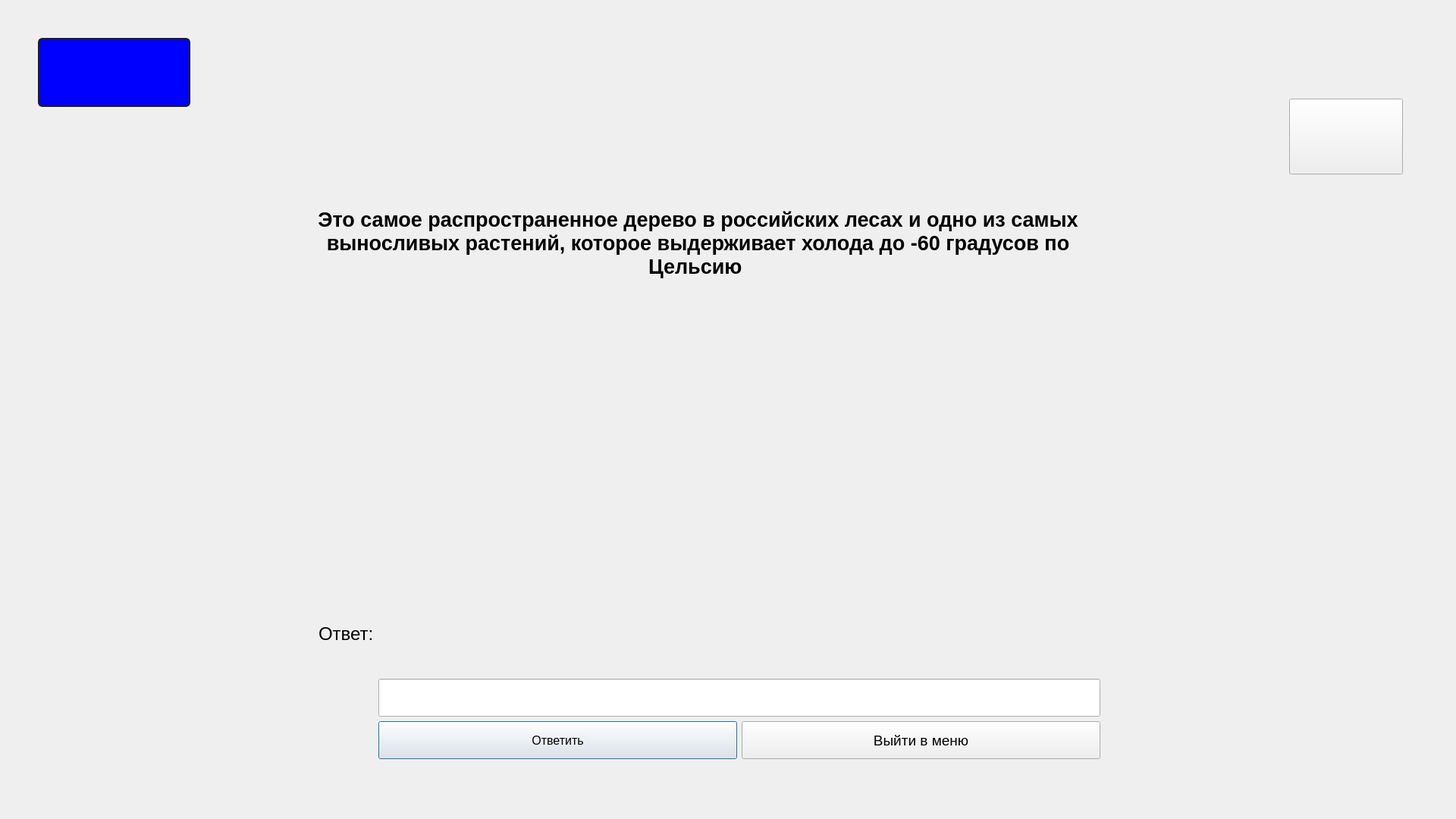
<?xml version="1.0" encoding="UTF-8"?>
<ui version="4.0">
 <class>window232</class>
 <widget class="QDialog" name="window232">
  <property name="geometry">
   <rect>
    <x>0</x>
    <y>0</y>
    <width>1920</width>
    <height>1080</height>
   </rect>
  </property>
  <property name="windowTitle">
   <string>Dialog</string>
  </property>
  <widget class="QLabel" name="label_score">
   <property name="geometry">
    <rect>
     <x>50</x>
     <y>50</y>
     <width>201</width>
     <height>91</height>
    </rect>
   </property>
   <property name="styleSheet">
    <string notr="true">QLabel
{
font-weight: bold;
    color: yellow;
    background-color: blue;
    border-width: 2px;
    border-color: #1e1e1e;
    border-style: solid;
    border-radius: 6;
    padding: 3px;
    font-size: 40px;
    padding-left: 5px;
    padding-right: 5px;
}

QPushButton:pressed
{
    background-color: QLinearGradient( x1: 0, y1: 0, x2: 0, y2: 1, stop: 0 #2d2d2d, stop: 0.1 #2b2b2b, stop: 0.5 #292929, stop: 0.9 #282828, stop: 1 #252525);
}

QPushButton:hover
{
    border: 2px solid QLinearGradient( x1: 0, y1: 0, x2: 0, y2: 1, stop: 0 #ffa02f, stop: 1 #d7801a);
}

QPushButton:focus {
    border-color: yellow;
   outline: none;
}</string>
   </property>
   <property name="text">
    <string/>
   </property>
  </widget>
  <widget class="QStackedWidget" name="stackedWidget">
   <property name="geometry">
    <rect>
     <x>-50</x>
     <y>120</y>
     <width>1920</width>
     <height>1080</height>
    </rect>
   </property>
   <property name="currentIndex">
    <number>0</number>
   </property>
   <widget class="QWidget" name="page">
    <widget class="QLabel" name="label">
     <property name="geometry">
      <rect>
       <x>440</x>
       <y>10</y>
       <width>1061</width>
       <height>381</height>
      </rect>
     </property>
     <property name="font">
      <font>
       <pointsize>20</pointsize>
       <weight>75</weight>
       <bold>true</bold>
      </font>
     </property>
     <property name="text">
      <string>Это самое распространенное дерево в российских лесах и одно из самых выносливых растений, которое выдерживает холода до -60 градусов по Цельсию </string>
     </property>
     <property name="textFormat">
      <enum>Qt::AutoText</enum>
     </property>
     <property name="scaledContents">
      <bool>false</bool>
     </property>
     <property name="alignment">
      <set>Qt::AlignCenter</set>
     </property>
     <property name="wordWrap">
      <bool>true</bool>
     </property>
    </widget>
    <widget class="QWidget" name="layoutWidget">
     <property name="geometry">
      <rect>
       <x>470</x>
       <y>550</y>
       <width>1031</width>
       <height>331</height>
      </rect>
     </property>
     <layout class="QHBoxLayout" name="horizontalLayout_2">
      <item>
       <widget class="QLabel" name="label_4">
        <property name="minimumSize">
         <size>
          <width>0</width>
          <height>100</height>
         </size>
        </property>
        <property name="font">
         <font>
          <pointsize>18</pointsize>
         </font>
        </property>
        <property name="text">
         <string>Ответ:</string>
        </property>
       </widget>
      </item>
      <item>
       <layout class="QVBoxLayout" name="verticalLayout">
        <item>
         <widget class="QLabel" name="label_result">
          <property name="minimumSize">
           <size>
            <width>0</width>
            <height>200</height>
           </size>
          </property>
          <property name="font">
           <font>
            <pointsize>30</pointsize>
            <weight>75</weight>
            <bold>true</bold>
           </font>
          </property>
          <property name="styleSheet">
           <string notr="true"/>
          </property>
          <property name="text">
           <string/>
          </property>
         </widget>
        </item>
        <item>
         <widget class="QLineEdit" name="lineEdit_answer">
          <property name="minimumSize">
           <size>
            <width>0</width>
            <height>50</height>
           </size>
          </property>
          <property name="font">
           <font>
            <pointsize>20</pointsize>
            <weight>75</weight>
            <bold>true</bold>
           </font>
          </property>
          <property name="text">
           <string/>
          </property>
         </widget>
        </item>
        <item>
         <layout class="QHBoxLayout" name="horizontalLayout">
          <item>
           <widget class="QPushButton" name="pushButton_answer">
            <property name="enabled">
             <bool>true</bool>
            </property>
            <property name="minimumSize">
             <size>
              <width>0</width>
              <height>50</height>
             </size>
            </property>
            <property name="font">
             <font>
              <pointsize>12</pointsize>
             </font>
            </property>
            <property name="text">
             <string>Ответить</string>
            </property>
           </widget>
          </item>
          <item>
           <widget class="QPushButton" name="pushButton_11">
            <property name="minimumSize">
             <size>
              <width>0</width>
              <height>50</height>
             </size>
            </property>
            <property name="font">
             <font>
              <pointsize>14</pointsize>
             </font>
            </property>
            <property name="text">
             <string>Выйти в меню</string>
            </property>
           </widget>
          </item>
         </layout>
        </item>
       </layout>
      </item>
     </layout>
    </widget>
    <widget class="QPushButton" name="show_hit">
     <property name="geometry">
      <rect>
       <x>1750</x>
       <y>10</y>
       <width>150</width>
       <height>100</height>
      </rect>
     </property>
     <property name="text">
      <string/>
     </property>
    </widget>
   </widget>
   <widget class="QWidget" name="page_2">
    <widget class="QPushButton" name="close_hit">
     <property name="geometry">
      <rect>
       <x>1750</x>
       <y>10</y>
       <width>150</width>
       <height>100</height>
      </rect>
     </property>
     <property name="text">
      <string/>
     </property>
    </widget>
    <widget class="QLabel" name="label_3">
     <property name="geometry">
      <rect>
       <x>440</x>
       <y>10</y>
       <width>1060</width>
       <height>200</height>
      </rect>
     </property>
     <property name="font">
      <font>
       <pointsize>20</pointsize>
       <weight>75</weight>
       <bold>true</bold>
      </font>
     </property>
     <property name="text">
      <string/>
     </property>
     <property name="alignment">
      <set>Qt::AlignCenter</set>
     </property>
    </widget>
   </widget>
   <widget class="QWidget" name="page_3"/>
  </widget>
  <widget class="QLabel" name="label_2">
   <property name="geometry">
    <rect>
     <x>0</x>
     <y>0</y>
     <width>1920</width>
     <height>1080</height>
    </rect>
   </property>
   <property name="text">
    <string/>
   </property>
  </widget>
  <zorder>label_2</zorder>
  <zorder>label_score</zorder>
  <zorder>stackedWidget</zorder>
 </widget>
 <resources/>
 <connections/>
</ui>
